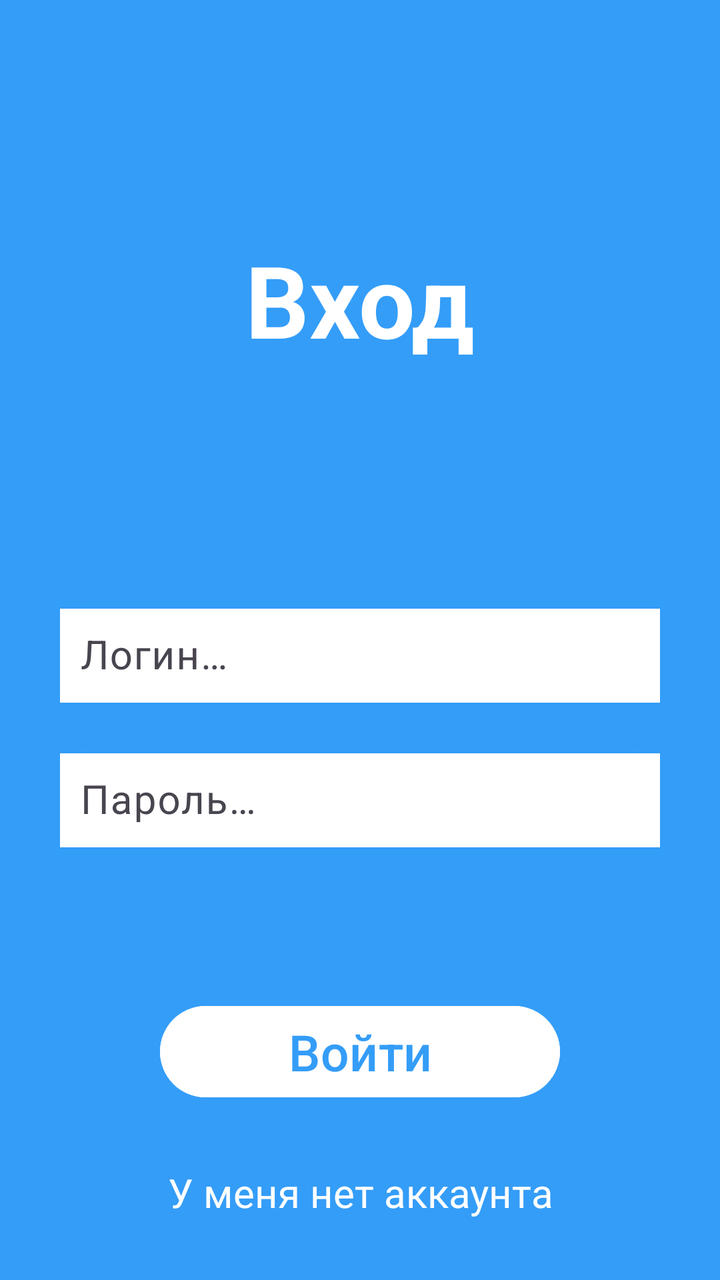
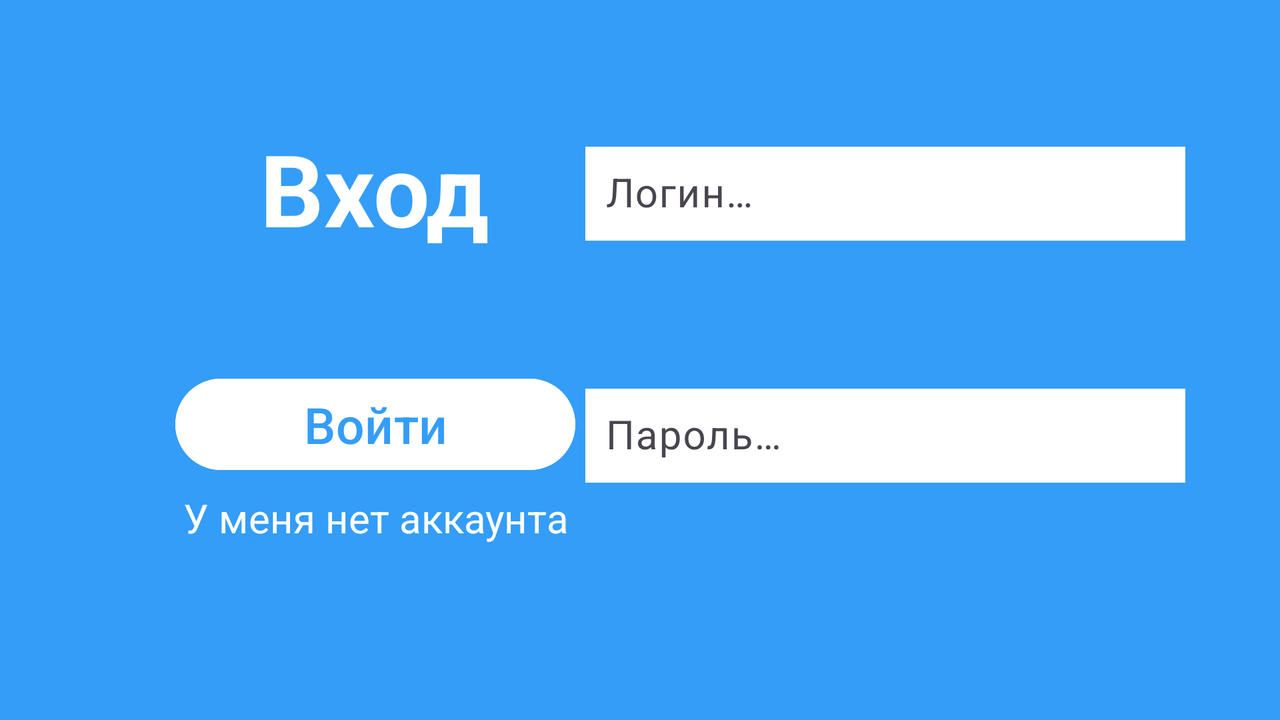

The same Android screen from two of the app's own layout files: first res/layout/ as a phone draws it, then the repository's variant for another configuration, drawn on a device whose configuration selects that folder. Both files follow.
<!-- AndroidManifest.xml: application theme Theme.AvitoApp -->
<!-- res/layout/fragment_login.xml -->
<?xml version="1.0" encoding="utf-8"?>
<androidx.constraintlayout.widget.ConstraintLayout xmlns:android="http://schemas.android.com/apk/res/android"
    xmlns:app="http://schemas.android.com/apk/res-auto"
    xmlns:tools="http://schemas.android.com/tools"
    android:layout_width="match_parent"
    android:layout_height="match_parent"
    android:background="@color/blue"
    tools:context=".fragments.LoginFragment">

    <TextView
        android:layout_width="wrap_content"
        android:layout_height="wrap_content"
        android:text="@string/txt_enter"
        android:textSize="50sp"
        android:textStyle="bold"
        android:textColor="@color/white"
        app:layout_constraintStart_toStartOf="parent"
        app:layout_constraintEnd_toEndOf="parent"
        app:layout_constraintTop_toTopOf="parent"
        app:layout_constraintBottom_toTopOf="@id/tilLogin"/>

    <com.google.android.material.textfield.TextInputLayout
        android:id="@+id/tilLogin"
        android:layout_width="300dp"
        android:layout_height="wrap_content"
        android:layout_marginTop="10dp"
        android:background="@drawable/custom_til_bg"
        app:layout_constraintBottom_toBottomOf="parent"
        app:layout_constraintEnd_toEndOf="parent"
        app:layout_constraintStart_toStartOf="parent"
        app:layout_constraintTop_toTopOf="parent">

        <com.google.android.material.textfield.TextInputEditText
            android:id="@+id/tieLogin"
            style="@style/MyEditTextStyle"
            android:background="@color/white"
            android:layout_width="match_parent"
            android:layout_height="wrap_content"
            android:hint="@string/login"
            android:inputType="textCapWords" />

    </com.google.android.material.textfield.TextInputLayout>

    <com.google.android.material.textfield.TextInputLayout
        android:id="@+id/tilPassword"
        android:layout_width="300dp"
        android:layout_height="wrap_content"
        android:layout_marginTop="20dp"
        android:background="@drawable/custom_til_bg"
        app:layout_constraintEnd_toEndOf="parent"
        app:layout_constraintStart_toStartOf="parent"
        app:layout_constraintTop_toBottomOf="@id/tilLogin">

        <com.google.android.material.textfield.TextInputEditText
            android:id="@+id/tiePassword"
            style="@style/MyEditTextStyle"
            android:background="@color/white"
            android:layout_width="match_parent"
            android:layout_height="wrap_content"
            android:maxLength="24"
            android:hint="@string/password"
            android:inputType="textPassword" />

    </com.google.android.material.textfield.TextInputLayout>

    <Button
        android:id="@+id/btnLogin"
        android:layout_width="200dp"
        android:layout_height="wrap_content"
        android:layout_gravity="center"
        android:layout_marginTop="40dp"
        android:backgroundTint="@color/white"
        android:text="@string/btn_enter"
        android:textColor="@color/blue"
        android:textSize="25sp"
        app:layout_constraintTop_toTopOf="@id/tilPassword"
        app:layout_constraintBottom_toBottomOf="parent"
        app:layout_constraintEnd_toEndOf="parent"
        app:layout_constraintStart_toStartOf="parent" />

    <TextView
        android:id="@+id/tvRegisteration"
        android:layout_width="wrap_content"
        android:layout_height="40dp"
        android:gravity="center"
        android:textColor="@color/white"
        android:text="@string/haventAccount"
        android:textSize="20sp"
        app:layout_constraintBottom_toBottomOf="parent"
        app:layout_constraintEnd_toEndOf="parent"
        app:layout_constraintStart_toStartOf="parent"
        app:layout_constraintTop_toBottomOf="@+id/btnLogin" />

    <ProgressBar
        android:id="@+id/loginProgressBar"
        style="?android:attr/progressBarStyle"
        android:layout_width="wrap_content"
        android:layout_height="wrap_content"
        app:layout_constraintStart_toStartOf="parent"
        app:layout_constraintEnd_toEndOf="parent"
        android:visibility="gone"
        app:layout_constraintTop_toTopOf="parent"
        app:layout_constraintBottom_toBottomOf="parent"/>

</androidx.constraintlayout.widget.ConstraintLayout>
<!-- resources referenced by this layout -->
<resources>
  <color name="blue">#349DF8</color>
  <color name="white">#FFFFFFFF</color>
  <!-- drawable custom_til_bg (drawable) -->
  <?xml version="1.0" encoding="utf-8"?>
  
  <shape xmlns:android="http://schemas.android.com/apk/res/android"
      android:shape="rectangle">
      <solid android:color="@color/blue"/>
      <corners android:radius="18dp"/>
  </shape>
  <string name="btn_enter">Войти</string>
  <string name="haventAccount">У меня нет аккаунта</string>
  <string name="login">Логин…</string>
  <string name="password">Пароль…</string>
  <string name="txt_enter">Вход</string>
  <style name="MyEditTextStyle">
          <item name="android:layout_gravity">center</item>
          <item name="android:layout_marginTop">20dp</item>
          <item name="android:padding">10dp</item>
          <item name="android:textSize">20sp</item>
      </style>
  <style name="Theme.AvitoApp" parent="Base.Theme.AvitoApp" />
  <style name="Base.Theme.AvitoApp" parent="Theme.Material3.DayNight.NoActionBar">
          
          
      </style>
</resources>
<!-- res/layout-land/fragment_login.xml (the repository's variant of the layout above) -->
<!-- drawn on the phone turned sideways -->
<?xml version="1.0" encoding="utf-8"?>
<androidx.constraintlayout.widget.ConstraintLayout xmlns:android="http://schemas.android.com/apk/res/android"
    xmlns:app="http://schemas.android.com/apk/res-auto"
    xmlns:tools="http://schemas.android.com/tools"
    android:layout_width="match_parent"
    android:layout_height="match_parent"
    android:background="@color/blue"
    tools:context=".fragments.LoginFragment">

    <TextView
        android:id="@+id/tvEnter"
        android:layout_width="wrap_content"
        android:layout_height="wrap_content"
        android:layout_marginStart="130dp"
        android:text="@string/txt_enter"
        android:textColor="@color/white"
        android:textSize="50sp"
        android:textStyle="bold"
        app:layout_constraintBottom_toTopOf="@id/guideline2"
        app:layout_constraintStart_toStartOf="parent"
        app:layout_constraintTop_toBottomOf="@id/guideline1" />

    <com.google.android.material.textfield.TextInputLayout
        android:id="@+id/tilLogin"
        android:layout_width="300dp"
        android:layout_height="wrap_content"
        android:layout_marginTop="6dp"
        android:background="@drawable/custom_til_bg"
        app:layout_constraintEnd_toEndOf="parent"
        app:layout_constraintStart_toEndOf="@id/tvEnter"
        app:layout_constraintTop_toBottomOf="@id/guideline1">

        <com.google.android.material.textfield.TextInputEditText
            android:id="@+id/tieLogin"
            style="@style/MyEditTextStyle"
            android:layout_width="match_parent"
            android:layout_height="wrap_content"
            android:background="@color/white"
            android:hint="@string/login"
            android:inputType="textCapWords" />

    </com.google.android.material.textfield.TextInputLayout>

    <com.google.android.material.textfield.TextInputLayout
        android:id="@+id/tilPassword"
        android:layout_width="300dp"
        android:layout_height="wrap_content"
        android:layout_marginTop="6dp"
        android:background="@drawable/custom_til_bg"
        app:layout_constraintEnd_toEndOf="@id/tilLogin"
        app:layout_constraintStart_toStartOf="@id/tilLogin"
        app:layout_constraintTop_toBottomOf="@id/guideline3">

        <com.google.android.material.textfield.TextInputEditText
            android:id="@+id/tiePassword"
            style="@style/MyEditTextStyle"
            android:layout_width="match_parent"
            android:layout_height="wrap_content"
            android:background="@color/white"
            android:hint="@string/password"
            android:inputType="textPassword"
            android:maxLength="24" />

    </com.google.android.material.textfield.TextInputLayout>

    <Button
        android:id="@+id/btnLogin"
        android:layout_width="200dp"
        android:layout_height="wrap_content"
        android:layout_gravity="center"
        android:backgroundTint="@color/white"
        android:text="@string/btn_enter"
        android:textColor="@color/blue"
        android:textSize="25sp"
        app:layout_constraintBottom_toTopOf="@id/guideline4"
        app:layout_constraintEnd_toEndOf="@id/tvEnter"
        app:layout_constraintStart_toStartOf="@id/tvEnter"
        app:layout_constraintTop_toBottomOf="@id/guideline3" />

    <TextView
        android:id="@+id/tvRegisteration"
        android:layout_width="wrap_content"
        android:layout_height="40dp"
        android:gravity="center"
        android:text="@string/haventAccount"
        android:textColor="@color/white"
        android:textSize="20sp"
        app:layout_constraintEnd_toEndOf="@id/btnLogin"
        app:layout_constraintStart_toStartOf="@id/btnLogin"
        app:layout_constraintTop_toBottomOf="@id/btnLogin" />

    <ProgressBar
        android:id="@+id/loginProgressBar"
        style="?android:attr/progressBarStyle"
        android:layout_width="wrap_content"
        android:layout_height="wrap_content"
        android:visibility="gone"
        app:layout_constraintBottom_toBottomOf="parent"
        app:layout_constraintEnd_toEndOf="parent"
        app:layout_constraintStart_toStartOf="parent"
        app:layout_constraintTop_toTopOf="parent" />

    <androidx.constraintlayout.widget.Guideline
        android:id="@+id/guideline1"
        android:layout_width="wrap_content"
        android:layout_height="wrap_content"
        android:orientation="horizontal"
        app:layout_constraintGuide_begin="62dp" />

    <androidx.constraintlayout.widget.Guideline
        android:id="@+id/guideline2"
        android:layout_width="wrap_content"
        android:layout_height="wrap_content"
        android:orientation="horizontal"
        app:layout_constraintGuide_begin="126dp" />

    <androidx.constraintlayout.widget.Guideline
        android:id="@+id/guideline3"
        android:layout_width="wrap_content"
        android:layout_height="wrap_content"
        android:orientation="horizontal"
        app:layout_constraintGuide_begin="183dp" />

    <androidx.constraintlayout.widget.Guideline
        android:id="@+id/guideline4"
        android:layout_width="wrap_content"
        android:layout_height="wrap_content"
        android:orientation="horizontal"
        app:layout_constraintGuide_begin="241dp" />


</androidx.constraintlayout.widget.ConstraintLayout>
